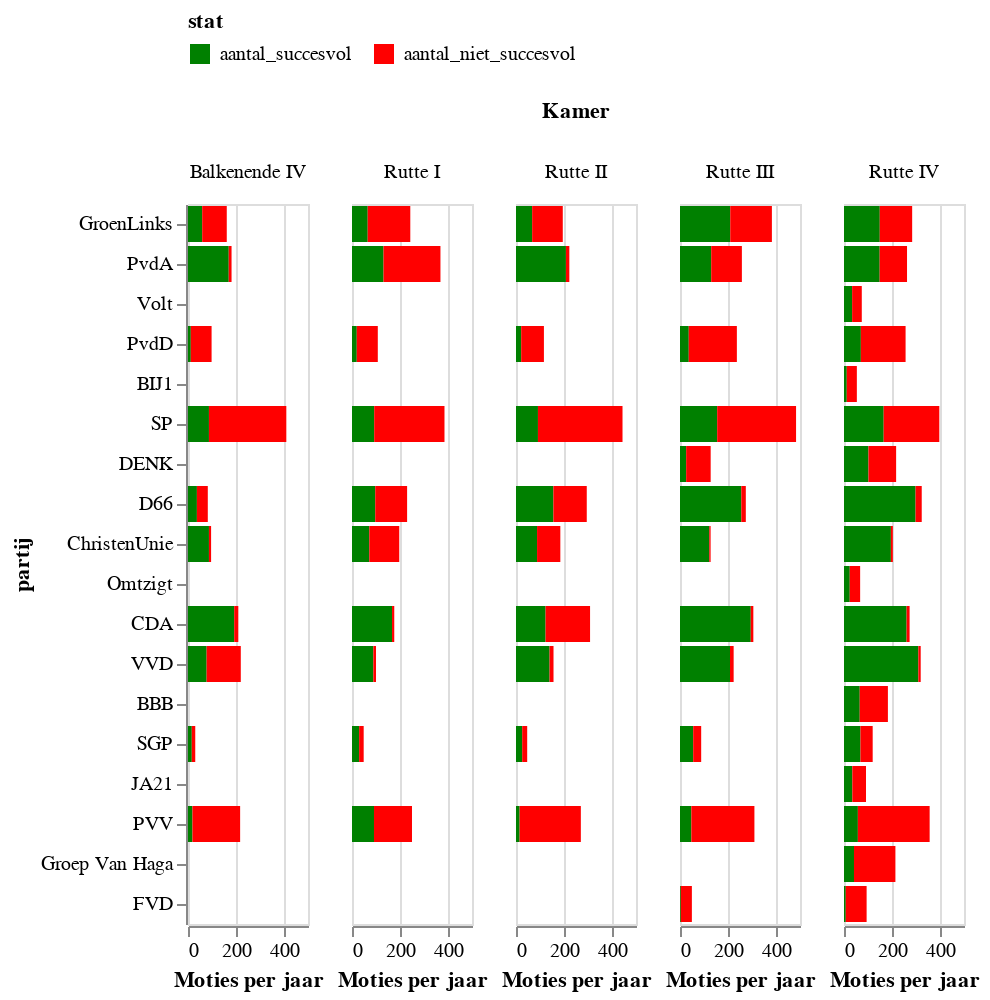

Write notebook code for a chart like this one.
### Markdown cell above
In bovenstaande grafiek zijn de partijen op elkaar gestapeld. Het aantal succesvolle moties is sterk gestegen.

### Code cell
#| echo: false
chart = alt.Chart(stats).mark_bar().encode(
    column='Kamer',
    x='value:Q',
    
    y=alt.Y('partij:N', sort=list(parties)),
    color=alt.Color('stat',
                scale=alt.Scale(
        domain=['aantal_succesvol','aantal_niet_succesvol'],
        range=['green', 'red']),
        legend=alt.Legend(orient="top"))
).properties(width=60).transform_filter(alt.FieldOneOfPredicate(field='stat', oneOf=['aantal_succesvol','aantal_niet_succesvol']))
chart.encoding.x.title = 'Moties per jaar'
chart

### Figure 1 — Vega-Lite specification as saved in the notebook (floating-point values rounded to 4 significant figures; data arrays with more than 128 entries replaced by an {"elided": "..."} marker saying what was removed)
{"config": {"view": {"continuousWidth": 300, "continuousHeight": 300}}, "data": {"name": "data-a5a973050ee5ed025bc4fc41b21255a7"}, "mark": {"type": "bar"}, "encoding": {"color": {"field": "stat", "legend": {"orient": "top"}, "scale": {"domain": ["aantal_succesvol", "aantal_niet_succesvol"], "range": ["green", "red"]}, "type": "nominal"}, "column": {"field": "Kamer", "type": "nominal"}, "x": {"field": "value", "title": "Moties per jaar", "type": "quantitative"}, "y": {"field": "partij", "sort": ["GroenLinks", "PvdA", "Volt", "PvdD", "BIJ1", "SP", "DENK", "D66", "ChristenUnie", "Omtzigt", "CDA", "VVD", "BBB", "SGP", "JA21", "PVV", "Groep Van Haga", "FVD"], "type": "nominal"}}, "transform": [{"filter": {"field": "stat", "oneOf": ["aantal_succesvol", "aantal_niet_succesvol"]}}], "width": 60, "$schema": "https://vega.github.io/schema/vega-lite/v5.8.0.json", "datasets": {"data-a5a973050ee5ed025bc4fc41b21255a7": {"elided": "420 records"}}}
